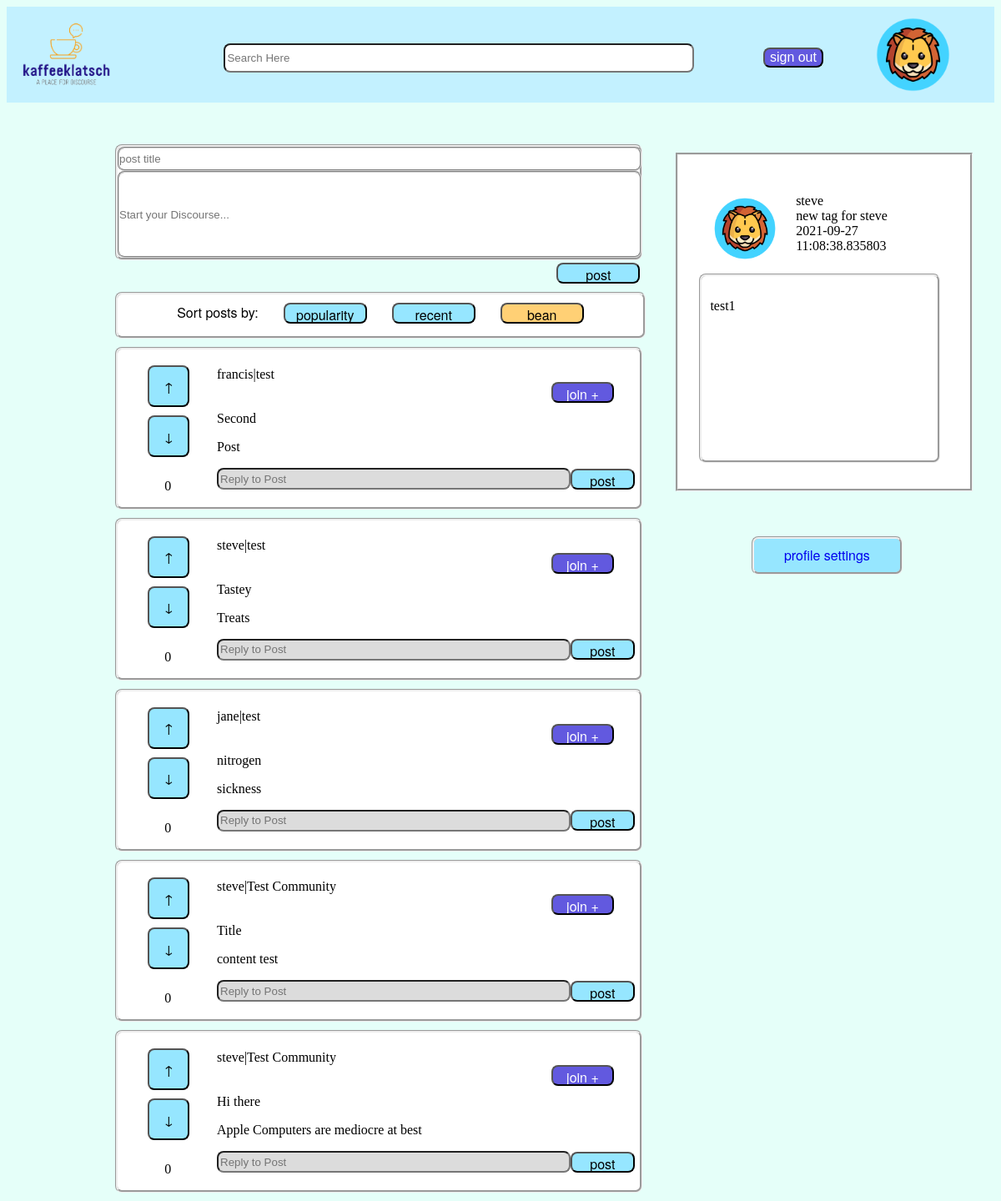
Screenshot of /profilepage (signed in) with the database file from the repository.
### kaffeeklatsch/models/models.py (models this page shows, shortened)
class User(db.Model, UserMixin):
    id = db.Column(db.Integer, nullable=False, primary_key=True, unique=True)
    username = db.Column(db.Text, db.ForeignKey('user_access.username'), nullable=False)
    tagline = db.Column(db.Text, db.ForeignKey('user_access.tagline'), nullable=True)
    date_joined = db.Column(db.Text, nullable=False)
    avatar = db.Column(db.Text, nullable=True)
    first_name = db.Column(db.Text, nullable=True)
    last_name = db.Column(db.Text, nullable=True)
    communities = db.Column(db.Text, nullable=True)
    users_following = db.Column(db.Text, nullable=True)
    tagline = db.Column(db.Text, nullable=True)
    date_joined = db.Column(db.Text, nullable=False)
    summary = db.Column(db.Text, nullable=True)

class Post(db.Model):
    title = db.Column(db.Text, nullable=False)
    content = db.Column(db.Text, nullable=False)
    posting_user = db.Column(db.Text, db.ForeignKey('user_access.username'), nullable=False)
    posted_date = db.Column(db.DateTime, nullable=False)
    community = db.Column(db.Text, nullable=False)
    UUID = db.Column(db.Integer, nullable=False, primary_key=True, unique=True)
    tally = db.Column(db.Integer, nullable=False)
    def __repr__(self):
        return f"""\nPost {self.UUID}:
        \t-author: {self.posting_user}
        \t-posted_date: {self.posted_date}
        \t-content: {self.content}
        \t-community: {self.community}
        """

### kaffeeklatsch/routes.py (the view)
@app.route('/profilepage', methods=['GET', 'POST'])
def profilePage():
    if request.method == 'POST':
        return redirect(url_for('feed'))
    sortPostForm = SortPostForm()
    replyForm = ReplyForm()
    makePostForm = MakePostForm()
    upVoteForm = UpVoteForm()
    upVoteHandler = UpVoteHandler()
    downVoteForm = DownVoteForm()
    downVoteHandler = DownVoteHandler()
    userName = current_user.username
    userInfo = User.query.filter_by(username=userName).first()
    posts = Post.query.all()
    print(posts)
    return render_template('profile_page.html',
    makePostForm=makePostForm,
    sortPostForm=sortPostForm,
    replyForm=replyForm,
    posts=posts,
    userInfo=userInfo,
    upVoteForm=upVoteForm,
    downVoteForm=downVoteForm)

### kaffeeklatsch/forms/SortPostForm.py
class SortPostForm(FlaskForm):
    popularity = SubmitField('popularity')
    recent = SubmitField('recent')
    bean = SubmitField('bean')

### kaffeeklatsch/forms/ReplyForm.py
class ReplyForm(FlaskForm):
    post = SubmitField('post')
    join = SubmitField('join +')
    replyContent = StringField('reply', validators=[DataRequired(), Length(min=1, max=250)], render_kw={"placeholder": "Reply to Post"})

### kaffeeklatsch/models/models.py (called while the page is built)
@login_manager.user_loader
def load_user(username):
    return User.query.get(username)

### kaffeeklatsch/templates/profile_page.html
{% extends 'base.html' %}
{% import 'make_post.html' as makePostTemplate %}
{% import 'sort_post.html' as sortPostTemplate %}
{% import 'post_reply.html' as post_reply %}
{% import 'profile_pane.html' as profilePaneTemplate %}
{% block addedCSS %}
<link rel="stylesheet" href="{{ url_for('static', filename='css/feed.css') }}" /> {% endblock %}
{% block search %}
<div class="search-container" id="search-container">
    <input id="search-input" type="search" id="form1" class="form-control" placeholder="Search Here"/>
</div>
{% endblock %}
{% block avatar %}
<img class="avatar" src="{{ url_for('static', filename='assets/imagefiles/Profile/' + userInfo.avatar) }}" />
<button onclick="document.location='logout'" class="button-style-credential">sign out</button>
{% endblock %}
{% block body %}
<div class="page">
    <body>
        <div class="content-view">
            <div class="post-pane">
                <form method="POST">
                    {{ makePostTemplate.make_post(makePostForm) }}
                    {{ sortPostTemplate.sort_post(sortPostForm) }}
                </form>
                {% for post in posts %}
                    {{ post_reply.post_reply(replyForm, upVoteForm, downVoteForm, post) }}
                {% endfor %}
            </div>
            <div>
                {{ profilePaneTemplate.profile_pane(userInfo) }}
            </div>
    </body>
</div>
{% endblock %}

### kaffeeklatsch/templates/base.html (shortened to what this page needs)
<!DOCTYPE html>
<html lang="en">
<head>
    <link rel="stylesheet" href="{{ url_for('static', filename='css/globalstylesheet.css') }}" />
    <link rel="stylesheet" href="{{ url_for('static', filename='css/forms.css') }}" /> {% block addedCSS %}{% endblock %}
</head>
<body>
    <div class="continer">
        <div class="header">
            <h1 class="logo">
              <a href="/feed"><img class="logo" src="{{ url_for('static', filename='assets/imagefiles/logo_sample_v2.png') }}" alt="" /></a>
            </h1>
            {% block search %}{% endblock %}
            {% block avatar %}{% endblock %}
        </div>
        {% block body %}{% endblock %}
    </div>
</body>
</html>

### kaffeeklatsch/templates/make_post.html (shortened to what this page needs)
{% macro make_post(makePostForm) %}
<link rel="stylesheet" href="{{ url_for('static', filename='css/sort_post.css') }}" />
<div class="make-post-wrapper">
    <form action="" method="POST">
        {{ makePostForm.postTitle(class="post-title") }}
        {{ makePostForm.postContent(class="post-content") }}
        {{ makePostForm.post(class="button-style-b make-button") }}
    </form>
</div>
{% endmacro %}

### kaffeeklatsch/templates/sort_post.html
{% macro sort_post(sortPostForm) %}
<link rel="stylesheet" href="{{ url_for('static', filename='css/make_post.css') }}" />
<div class="sort-post-wrapper">
    <label>Sort posts by:</label> {{ sortPostForm.popularity(class="button-style-b") }}{{ sortPostForm.recent(class="button-style-b") }}{{ sortPostForm.bean(class="button-style-bean") }}
</div>
{% endmacro %}

### kaffeeklatsch/templates/post_reply.html
{% macro post_reply(replyForm, upVoteForm, downVoteForm, postObject) %}
{% import 'post.html' as replyTemplate %}
<div>
    {{ replyTemplate.post(replyForm, upVoteForm, downVoteForm, postObject) }}
</div>
{% endmacro %}

### kaffeeklatsch/templates/profile_pane.html
{% macro profile_pane(profileObject) %}
<link rel="stylesheet" href="{{ url_for('static', filename='css/profile-pane.css') }}" />
<div class="profile-wrapper">
    <div class="upper-block">
        <div class=avatar_panel>
            <img class="avatar avatar_image" src="{{ url_for('static', filename='assets/imagefiles/Profile/' + profileObject.avatar) }}" />
        </div>
        <div class="info-panel">
                <span>{{ profileObject.username }}</span>
                <span>{{ profileObject.tagline }}</span>
                <span>{{ profileObject.date_joined }}</span>
        </div>
    </div>
    <div class="user-content">
        <p>{{ profileObject.summary }}</p>
    </div>
    <div class="redirect-profile-settings button-style-b">
        <a href="/profileSettingsPage" class="settings-button">profile settings</a>
    </div>
</div>
{% endmacro %}

### kaffeeklatsch/templates/post.html (shortened to what this page needs)
{% macro post(replyForm, upVoteForm, downVoteForm, postObject) %}
<link rel="stylesheet" href="{{ url_for('static', filename='css/post.css') }}" />
<div class="post-wrapper">
    <div class="vote-panel">
        <form action="" method="POST">
            {{ upVoteForm.upArrow(class="button-style-b make-button") }}
        </form>
        <form action="" method="POST">
            {{ downVoteForm.downArrow(class="button-style-b make-button") }}
        </form>
        <div class="post-tally">
            <p>{{ postObject.tally }}</p>
        </div>
    </div>
    <div class="post-panel">
        <div class="post-panel__top-line">
            <span class="owner-name">{{ postObject.posting_user }}</span> | <span class="community-content">{{ postObject.community }}</span>
        </div>
        {{ replyForm.join(class="button-style-a post-panel__join-button") }}
        <div class="post-panel__title-line">
            <span class="post-title">{{ postObject.title }}</span>
        </div>
        <div class="post-panel__post-content">
            <p class="post-content">{{ postObject.content }}</p>
        </div>
        <form action="" method="POST">
            <div class="post-panel__reply-line">
                {{ replyForm.replyContent(class="reply-content") }}
                {{ replyForm.post(class="button-style-b make-button") }}
            </div>
        </form>
    </div>
</div>
{% endmacro %}

### kaffeeklatsch/static/css/globalstylesheet.css (style rules this page uses)
body { background-color: #E5FFF9 }
.header { background-color: #C3F1FF; font-size: 50px; text-align: center; height: 95px; padding-left: 10px; padding-top: 10px; padding-bottom: 10px; }
.logo { width: 120px; margin-top: 0px; float: left; }
.avatar { height: 100%; float: right; margin-right: 50px; }
.page { margin: 0px; height: 100vh; padding-top: 50px; }
.button-style-credential { border-radius: 8px; background-color: #6259df; font-size: medium; color: white; }
.button-style-a { width: 100px; height: 25px; top: 225px; border-radius: 8px; background-color: #6259df; font-family: "Helvetica Neue", "Arial", sans-serif; font-size: medium; color: white; }
.button-style-b { width: 100px; height: 25px; top: 225px; border-radius: 8px; background-color: #96E6FF; font-family: "Helvetica Neue", "Arial", sans-serif; font-size: medium; color: black; margin-left: 30px; }
.button-style-bean { width: 100px; height: 25px; top: 225px; border-radius: 8px; background-color: #FFD075; font-family: "Helvetica Neue", "Arial", sans-serif; font-size: medium; color: black; margin-left: 30px; }

### kaffeeklatsch/static/css/forms.css (style rules this page uses)
input { margin-bottom: 10px; border-radius: 8px; height: 25px; width: 230px; }

### kaffeeklatsch/static/css/feed.css (style rules this page uses)
.content-view { display: flex; }
.post-pane { display: inline-block; width: 60%; }
#search-container { display: inline-block; text-align: center; width: 60%; height: 80%; padding-top: 10px; }
#search-input { background-color: white; width: 80%; height: 45%; }

### kaffeeklatsch/static/css/sort_post.css (style rules this page uses)
.sort-post-wrapper { display: flex; background-color: white; border-style: groove; border-radius: 8px; width: 99.6%; height: 40px; padding-top: 10px; margin-bottom: 10px; justify-content: center; font-family: "Helvetica Neue", "Arial", sans-serif; }
#postContent { left: 10px; }

### kaffeeklatsch/static/css/make_post.css (style rules this page uses)
.make-post-wrapper { display: block; border-radius: 8px; border-style: groove; background-color: white; margin-bottom: 10px; }
.make-post-wrapper .post-title { display: block; width: 99.6%; border-style: groove; border-color: lightgrey; margin: 0; padding: 0; }
.make-post-wrapper .post-content { display: block; width: 99.6%; border-style: groove; border-color: lightgrey; margin: 0; padding: 0; height: 100px; }
.make-post-wrapper .make-button { float: right; margin-top: 1%; }

### kaffeeklatsch/static/css/post.css (style rules this page uses)
.post-wrapper { background-color: white; border-style: groove; border-radius: 8px; display: flex; justify-content: center; align-items: center; margin-bottom: 10px; }
.post-wrapper .vote-panel input { width: 50px; height: 50px; }
.post-wrapper .vote-panel { margin-right: 8%; margin-top: 3%; width: 10%; align-content: center; }
.post-wrapper .post-tally { margin-left: 80%; }
.post-wrapper .post-panel { display: inline-block; width: 80%; background-color: white; }
.post-panel .post-panel__reply-line { display: flex; justify-content: center; align-items: center; }
.post-panel .post-panel__join-button { margin-left: 80%; width: 15%; }
.post-wrapper .post-panel #replyContent { width: 500px; margin: auto; }
.post-wrapper .post-panel #post { width: 90px; margin: auto; }
.post-panel__top-line { background-color: white; display: inline-flex; }
#replyContent { width: 80%; height: 20px; top: 470px; left: 150px; background-color: gainsboro; }

### kaffeeklatsch/static/css/profile-pane.css (style rules this page uses)
.profile-wrapper { background-color: white; display: flexbox; border-style: groove; align-items: self-end; height: 400px; width: 350px; margin-top: 10px; margin-bottom: 10px; margin-left: 40px; }
.profile-wrapper .upper-block { display: inline-flex; align-self: flex-start; margin-left: 10%; margin-top: 5%; }
.profile-wrapper .avatar_panel { justify-content: center; margin-top: 30px; margin-left: 50px; height: 80px; width: 50px; }
.profile-wrapper .avatar_image { margin-right: 15px; }
.profile-wrapper .info-panel { display: grid; margin-top: 10%; margin-left: 2%; width: 60%; height: 20%; background-color: white; }
.profile-wrapper .user-content { border-style: groove; background-color: white; height: 50%; width: 75%; margin-top: 3%; margin-left: 7%; border-radius: 8px; padding: 3%; overflow-wrap: break-word; word-wrap: soft; }
.profile-wrapper .redirect-profile-settings { width: 50%; height: 10%; border-style: groove; display: flex; margin-top: 25%; margin-left: 25%; }
.profile-wrapper .settings-button { text-decoration: none; margin: auto; }

### rows the page displays
User: avatar (picture), username "steve", tagline "new tag for steve", date_joined "2021-09-27 11:08:38.835803", summary "test1"
Post: tally "0", posting_user "francis", community "test", title "Second", content "Post"
Post: tally "0", posting_user "steve", community "test", title "Tastey", content "Treats"
Post: tally "0", posting_user "jane", community "test", title "nitrogen", content "sickness"
Post: tally "0", posting_user "steve", community "Test Community", title "Title", content "content test"
Post: tally "0", posting_user "steve", community "Test Community", title "Hi there", content "Apple Computers are mediocre at best"
